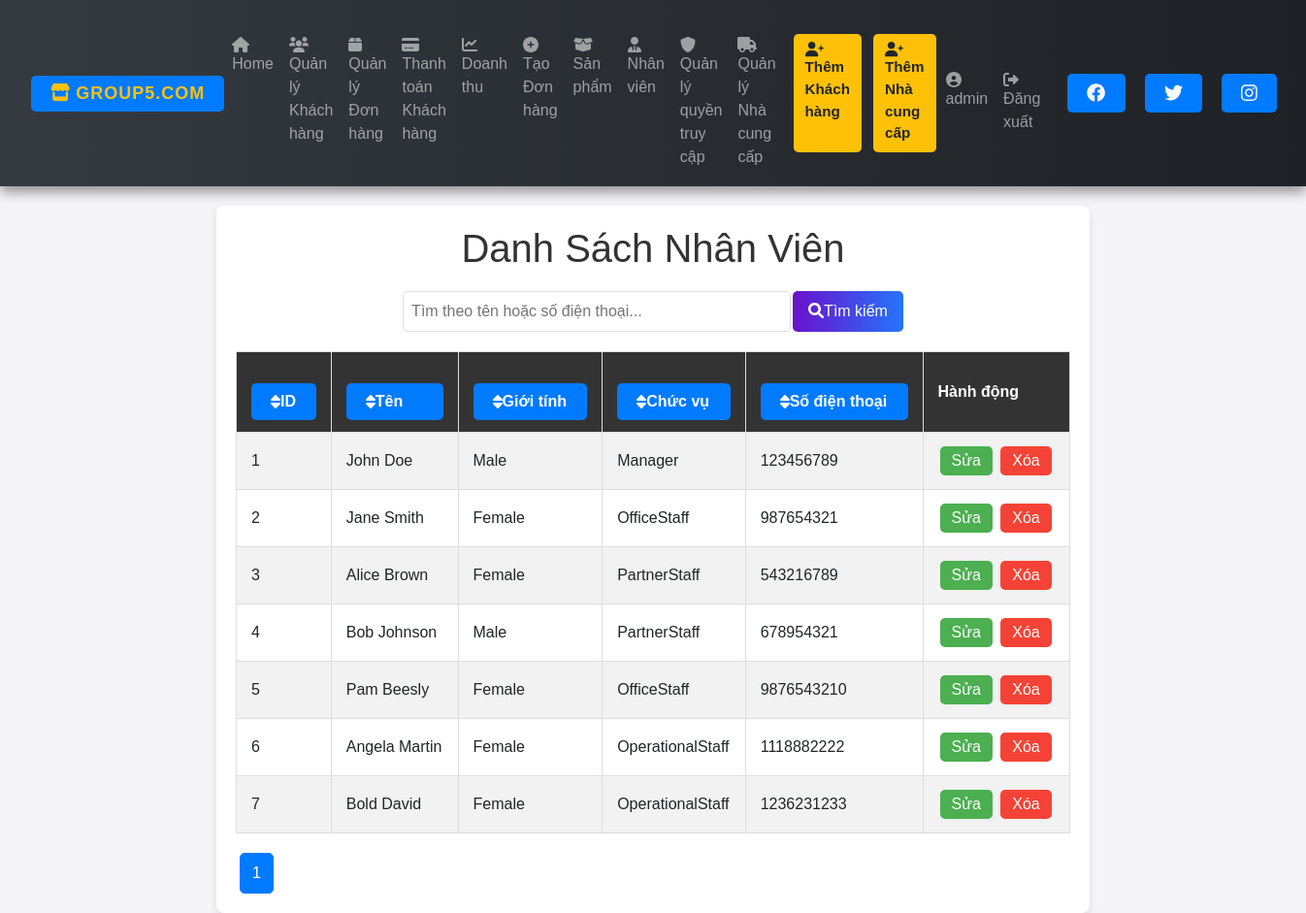
The page /employees.php (signed in) on the database its author committed.
### tables this page shows
CREATE TABLE `employee` (
  `ECode` int(11) NOT NULL,
  `Fname` varchar(100) DEFAULT NULL,
  `Lname` varchar(100) DEFAULT NULL,
  `Gender` varchar(10) DEFAULT NULL,
  `Address` varchar(200) DEFAULT NULL,
  `Phone` varchar(15) DEFAULT NULL,
  `Role` varchar(50) DEFAULT NULL
);

### employees.php (the view, shortened to what this page needs)
<?php
require 'connect.php';
include 'nav.php';
$limit = 10;
$page = isset($_GET['page']) ? (int)$_GET['page'] : 1;
$offset = ($page - 1) * $limit;
$query = isset($_GET['query']) ? $_GET['query'] : '';
$order_by = isset($_GET['order_by']) ? $_GET['order_by'] : 'ECode';
$order_dir = isset($_GET['order_dir']) && $_GET['order_dir'] === 'desc' ? 'desc' : 'asc';
$sql = "SELECT * FROM employee
        WHERE Fname LIKE :query OR Lname LIKE :query OR Phone LIKE :query
        ORDER BY $order_by $order_dir
        LIMIT :limit OFFSET :offset";
$stmt = $conn->prepare($sql);
$stmt->bindValue(':query', "%$query%", PDO::PARAM_STR);
$stmt->bindValue(':limit', $limit, PDO::PARAM_INT);
$stmt->bindValue(':offset', $offset, PDO::PARAM_INT);
$stmt->execute();
$employees = $stmt->fetchAll(PDO::FETCH_ASSOC);
$total_stmt = $conn->prepare("SELECT COUNT(*) FROM employee WHERE Fname LIKE :query OR Lname LIKE :query OR Phone LIKE :query");
$total_stmt->bindValue(':query', "%$query%", PDO::PARAM_STR);
$total_stmt->execute();
$total_rows = $total_stmt->fetchColumn();
$total_pages = ceil($total_rows / $limit);
$new_order_dir = $order_dir === 'asc' ? 'desc' : 'asc';
?>
<!DOCTYPE html>
<html lang="vi">
<head>
    <link rel="stylesheet" href="styles.css">
    <link rel="stylesheet" href="employees.css">
</head>
<body>
    <div class="container">
        <h1>Danh Sách Nhân Viên</h1>
        <form method="GET" action="employees.php" class="search-bar">
            <input type="text" name="query" placeholder="Tìm theo tên hoặc số điện thoại..." value="<?= htmlspecialchars($query) ?>">
            <button type="submit"><i class="fa fa-search"></i>Tìm kiếm</button>
        </form>
        <table>
            <tr>
                <th><a href="?query=<?= htmlspecialchars($query) ?>&order_by=ECode&order_dir=<?= $new_order_dir ?>" class="sortable"><i class="fas fa-sort"></i> ID</a></th>
                <th><a href="?query=<?= htmlspecialchars($query) ?>&order_by=Fname&order_dir=<?= $new_order_dir ?>" class="sortable"><i class="fas fa-sort"></i> Tên</a></th>
                <th><a href="?query=<?= htmlspecialchars($query) ?>&order_by=Gender&order_dir=<?= $new_order_dir ?>" class="sortable"><i class="fas fa-sort"></i> Giới tính</a></th>
                <th><a href="?query=<?= htmlspecialchars($query) ?>&order_by=Role&order_dir=<?= $new_order_dir ?>" class="sortable"><i class="fas fa-sort"></i> Chức vụ</a></th>
                <th><a href="?query=<?= htmlspecialchars($query) ?>&order_by=Phone&order_dir=<?= $new_order_dir ?>" class="sortable"><i class="fas fa-sort"></i> Số điện thoại</a></th>
                <th>Hành động</th>
            </tr>
            <?php if (!empty($employees)): ?>
                <?php foreach ($employees as $employee): ?>
                    <tr>
                        <td><?= htmlspecialchars($employee['ECode']); ?></td>
                        <td><?= htmlspecialchars($employee['Fname'] . " " . $employee['Lname']); ?></td>
                        <td><?= htmlspecialchars($employee['Gender']); ?></td>
                        <td><?= htmlspecialchars($employee['Role']); ?></td>
                        <td><?= htmlspecialchars($employee['Phone']); ?></td>
                        <td class="action-buttons">
                            <a href="edit_employee.php?ECode=<?= $employee['ECode']; ?>" class="edit-btn">Sửa</a>
                            <a href="delete_employee.php?ECode=<?= $employee['ECode']; ?>" class="delete-btn" onclick="return confirm('Bạn có chắc chắn muốn xóa?');">Xóa</a>
                        </td>
                    </tr>
                <?php endforeach; ?>
            <?php else: ?>
                <tr>
                    <td colspan="6" style="text-align: center;">Không tìm thấy nhân viên nào.</td>
                </tr>
            <?php endif; ?>
        </table>
        <div class="pagination">
            <?php for ($i = 1; $i <= $total_pages; $i++): ?>
                <a href="?page=<?= $i ?>&query=<?= htmlspecialchars($query) ?>&order_by=<?= htmlspecialchars($order_by) ?>&order_dir=<?= htmlspecialchars($order_dir) ?>" class="<?= ($i == $page) ? 'active' : '' ?>"><?= $i ?></a>
            <?php endfor; ?>
        </div>
    </div>
</body>
</html>

### styles.css (style rules this page uses)
body { font-family: Arial, sans-serif; background-color: #f4f4f4; margin: 0; padding: 0; }
h1, h2 { color: #333; }
.container { width: 80%; margin: 0 auto; background-color: #fff; padding: 20px; box-shadow: 0 0 10px rgba(0, 0, 0, 0.1); margin-top: 20px; }
table { width: 100%; border-collapse: collapse; margin-top: 20px; }
table, th, td { border: 1px solid #ddd; }
th, td { padding: 10px; text-align: left; }
th { background-color: #f2f2f2; }
a { display: inline-block; margin-top: 20px; padding: 10px 20px; background-color: #007bff; color: #fff; text-decoration: none; border-radius: 5px; }

### employees.css (style rules this page uses)
body { font-family: Arial, sans-serif; background: #f4f4f9; display: flex; flex-direction: column; }
.container { max-width: 900px; width: 100%; background: #fff; padding: 20px; border-radius: 8px; box-shadow: 0px 4px 8px rgba(0, 0, 0, 0.1); }
h1 { color: #333; text-align: center; margin-bottom: 20px; }
.search-bar { display: flex; justify-content: center; margin-bottom: 20px; }
.search-bar input[type="text"] { padding: 8px; width: 100%; max-width: 400px; border: 1px solid #ddd; border-radius: 5px; outline: none; }
.search-bar button { background: linear-gradient(to right, #6a11cb, #2575fc); color: white; border: none; padding: 8px 16px; margin-left: 2px; cursor: pointer; border-radius: 5px; transition: background-color 0.3s, transform 0.2s; }
table { width: 100%; border-collapse: collapse; margin-bottom: 20px; }
th, td { padding: 12px 15px; text-align: left; }
th { background-color: #333; color: white; cursor: pointer; position: relative; }
th a.sortable { color: white; text-decoration: none; display: flex; align-items: center; }
tr:nth-child(even) { background-color: #f2f2f2; }
.action-buttons a { padding: 6px 12px; margin: 2px; border-radius: 5px; text-decoration: none; color: white; transition: 0.2s; }
.edit-btn { background-color: #4CAF50; }
.delete-btn { background-color: #f44336; }
.pagination { display: flex; }
.pagination a { color: #333; padding: 8px 12px; margin: 0 4px; border-radius: 5px; border: 1px solid #ddd; text-decoration: none; transition: 0.3s; }
.pagination a.active { background-color: #007bff; color: white; border: 1px solid #007bff; }

### rows shown on the page
employee: ECode "1", Fname+Lname "John Doe", Gender "Male", Role "Manager", Phone "123456789"
employee: ECode "2", Fname+Lname "Jane Smith", Gender "Female", Role "OfficeStaff", Phone "987654321"
employee: ECode "3", Fname+Lname "Alice Brown", Gender "Female", Role "PartnerStaff", Phone "543216789"
employee: ECode "4", Fname+Lname "Bob Johnson", Gender "Male", Role "PartnerStaff", Phone "678954321"
employee: ECode "5", Fname+Lname "Pam Beesly", Gender "Female", Role "OfficeStaff", Phone "9876543210"
employee: ECode "6", Fname+Lname "Angela Martin", Gender "Female", Role "OperationalStaff", Phone "1118882222"
employee: ECode "7", Fname+Lname "Bold David", Gender "Female", Role "OperationalStaff", Phone "1236231233"

### other values the page prints
$_SESSION['username'] "admin"
